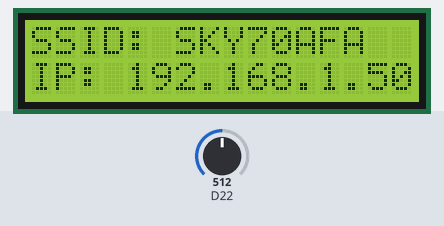
Recording of a sketch running on a simulated Arduino MKR. Parts: 16×2 character LCD. Inputs (shaded band) come from the test bench; at power-on: D22 = 512. WiFi joins after 1.5 s; servers stay silent unless stated.

Above: at 11.6 s.
At 16.6 s:
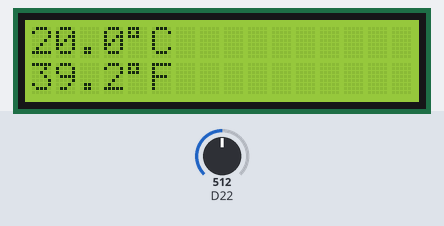

The sketch:

router_connect_with_LCD_display_and_thermometer_and_SMS.ino
```cpp
// include the library code:
#include <LiquidCrystal.h>
#include <SPI.h>
#include <WiFi101.h>
#include <WiFiClient.h>
#include <WiFiServer.h>
#include <WiFiSSLClient.h>
#include <WiFiUdp.h>

// initialize the library with the numbers of the interface pins
LiquidCrystal lcd(6, 4, 3, 1, 2, 0);

// initialize wifi variables
char ssid[] = "SKY70AFA";     //  your network SSID (name)
char pass[] = "BSCABDYR";  // your network password
int status = WL_IDLE_STATUS;     // the WiFi radio's status
// initialize temperature variables
int sensorPin = 0;
int tempC, tempF;
int tempCbeforepoint, tempCafterpoint, tempFbeforepoint, tempFafterpoint;
String temperatureStatus;
WiFiServer server(80);
WiFiClient client;
//Initialise the variables for the SMS functionality
//thingspeak server
char SMSserver[] = "api.thingspeak.com";
//if DHCP fails, use a static IP
IPAddress ip(192,168,0,177);
//API key for the Thingspeak ThingHTTP already configured
const String FireApiKey = "6KH4OU270WPSTOGV";
const String ColdApiKey = "KOUPGWRNCHB96VCJ";
const String ApiKey21_22C = "0XHT58NLRKHG3XRI";
const String ApiKey23_24C = "S3D88BNWLBZ071LO";
//the number the message should be sent to
const String sendNumber = "+447593699374";

void setup() {
  // set up the LCD's number of columns and rows:
  lcd.begin(16, 2);

  if (WiFi.status() == WL_NO_SHIELD) { // if shield not present
    lcd.clear();
    lcd.setCursor(0, 0);
    Serial.print("WiFi101 shield: ");
    lcd.setCursor(0, 1);
    lcd.println("NOT PRESENT");
    return; // don't continue
  }

  while ( status != WL_CONNECTED) {
    // Connecting message
    lcd.clear();
    lcd.setCursor(0, 0);
    lcd.print("WiFi network");
    lcd.setCursor(0, 1);
    lcd.print("Connecting ...");

    // Connect to WPA/WPA2 network.
    status = WiFi.begin(ssid, pass);
    // wait 10 seconds for connection:
    delay(10 * 1000);
  }

  printWifiStatus(); // Connected status output
  delay(5 * 1000);
  lcd.clear();
}

void loop() {
tempC = get_temperature(7);
tempCbeforepoint = tempC / 10;
tempCafterpoint = tempC % 10;
tempF = celsius_to_fahrenheit(tempC);
tempFbeforepoint = tempF / 10;
tempFafterpoint = tempF % 10;
lcd.setCursor(0,0);
lcd.print(tempCbeforepoint); lcd.print(".");lcd.print(tempCafterpoint); lcd.print((char)223); lcd.print("C");
lcd.setCursor(0,1);
lcd.print(tempFbeforepoint); lcd.print(".");lcd.print(tempFafterpoint); lcd.print((char)223); lcd.print("F");
delay(5 * 1000);
//lcd.clear();

client = server.available();   // listen for incoming clients
if (tempCbeforepoint >= 21 && tempCbeforepoint <= 22 && temperatureStatus != "21-22") {
  temperatureStatus = "21-22";
  sendSMS(sendNumber, ApiKey21_22C);
}
else if (tempCbeforepoint >= 23 && tempCbeforepoint <= 24 && temperatureStatus != "23-24"){
  temperatureStatus = "23-24";
  sendSMS(sendNumber, ApiKey23_24C);
}
else if (tempCbeforepoint < 20 && temperatureStatus != "Cold") {
  temperatureStatus = "Cold";
  sendSMS(sendNumber, ColdApiKey);
}
else if (tempCbeforepoint > 40 && temperatureStatus != "Fire"){
  temperatureStatus = "Fire";
  sendSMS(sendNumber, FireApiKey);
}
delay(30 * 1000);
}

void printWifiStatus() {
  // print the SSID of the network you're attached to:
  lcd.clear();
  lcd.setCursor(0, 0);
  lcd.print("SSID: ");
  lcd.print(WiFi.SSID());

  // print your WiFi shield's IP address:
  IPAddress ip = WiFi.localIP();
  lcd.setCursor(0, 1);
  lcd.print("IP: ");
  lcd.print(ip);
}

void sendSMS(String number, String apiKey) {
  // Make a TCP connection to remote host
  if (client.connect(SMSserver, 80))
  {

    //should look like this...
    //api.thingspeak.com/apps/thinghttp/send_request?api_key={api key}&number={send to number}&message={text body}
    client.print("GET /apps/thinghttp/send_request?api_key=");
    client.print(apiKey);
    client.println(" HTTP/1.1");
    client.print("Host: ");
    client.println(SMSserver);
    client.println("Connection: close");
    client.println();
  }
  else
  {
    Serial.println(F("Connection failed"));
  }

  // Check for a response from the server, and route it
  // out the serial port.
  while (client.connected())
  {
    if ( client.available() )
    {
      char c = client.read();
      Serial.print(c);
    }
  }
  Serial.println();
  client.stop();
}

int get_temperature(int pin) {
// We need to tell the function which pin the sensor is hooked up to. We're using
// the variable pin for that above
// Read the value on that pin
int temperature = analogRead(pin);
// Calculate the temperature based on the reading and send that value back
float voltage = temperature * 5.0;
voltage = voltage / 1024.0;
return ((voltage - 0.5) * 100);
}
int celsius_to_fahrenheit(int temp) {
return (temp * 9 / 5) + 32;
}
```

Measured:
- what the display in image 0 shows lasts 5.0 s, from 11.6 s to 16.6 s
